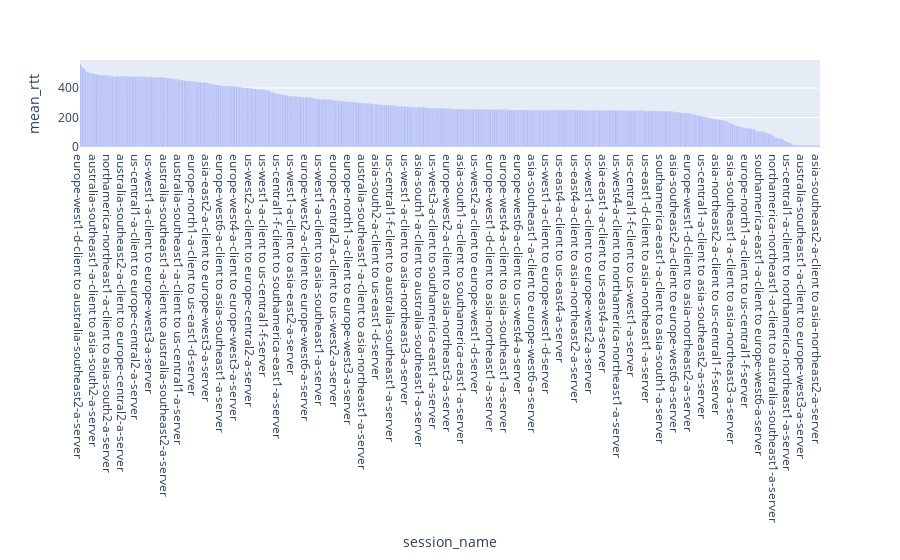

The code cell stored with this chart in its notebook:
### Markdown cell above
<h3>Top Ten Pairs with Highest Latency: List the ten pairs of GCP locations with the highest average latency</h3>

### Code cell
fig_rtt = px.bar(intragcpmean,x='session_name',y='mean_rtt',)
fig_rtt.update_layout(xaxis={'categoryorder':'total descending'})

### Figure 1 — Plotly figure (JSON) as saved in the notebook; plotly's stock layout.template omitted (floating-point values rounded to 4 significant figures; data arrays with more than 128 entries replaced by an {"elided": "..."} marker saying what was removed)
{"data": [{"alignmentgroup": "True", "hovertemplate": "session_name=%{x}<br>mean_rtt=%{y}<extra></extra>", "legendgroup": "", "marker": {"color": "#636efa", "pattern": {"shape": ""}}, "name": "", "offsetgroup": "", "orientation": "v", "showlegend": false, "textposition": "auto", "type": "bar", "x": {"elided": "783 str values"}, "xaxis": "x", "y": {"elided": "783 float values"}, "yaxis": "y"}], "layout": {"barmode": "relative", "legend": {"tracegroupgap": 0}, "margin": {"t": 60}, "xaxis": {"anchor": "y", "categoryorder": "total descending", "domain": [0, 1], "title": {"text": "session_name"}}, "yaxis": {"anchor": "x", "domain": [0, 1], "title": {"text": "mean_rtt"}}}}
